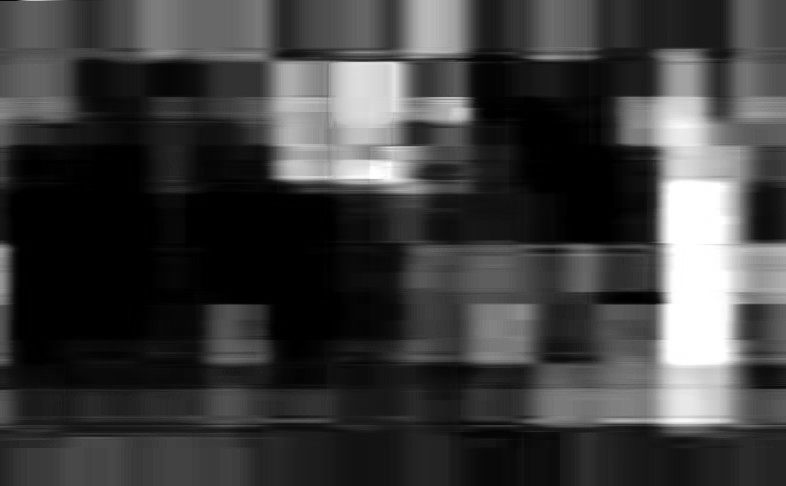
%> input picture MIMT/examples/imdestroyerex2.jpg (made grey), 786 x 486 px, given in place of channel1-10_16b_cropped.tif, which was not available
$ octave two_photon_segmentation_main.m   (GNU Octave 9; MATLAB toolbox functions it lacks are replaced by stand-ins)
%> lines starting %> are read from the running program, lines starting %| are printed output that depends on the picture; in (x1, y1, x2, y2) boxes, pixels count from 0 and x2, y2 are one past the last pixel; in counts of white or black regions, pixels touching at a corner belong together; the program's own positions count from 1; pictures that were not available may be replaced by others from this repository, and a replacement may not be noted
### TIFF2MAT.m
function dat=TIFF2MAT(tiffname)
%% Convert tiff image into matrix
% author: Jiarui Yang
% 02/21/20

% return tiff structure, one element per image
tiff_info = imfinfo(tiffname);
% read in first image in stack
dat = imread(tiffname, 1) ;
%concatenate each successive tiff to tiff_stack
for ii = 2 : size(tiff_info, 1)
    temp_tiff = imread(tiffname, ii);
    dat = cat(3 , dat, temp_tiff);
end
end

### vasculature/two_photon_segmentation_main.m
%% Main script for segmenting 2PM images
% Author: Mack Hyman
% Email: mhyman@bu.edu
% Date Created: May 15, 2023
%
% Detailed Description
%{
This script performs the following:
- segment the original volume
- apply a mask to the segmentation
%}
clear; clc; close all;

%% Add top-level directory of code repository to path
% This allows Matlab to find the functions in the project folders

% Start in current directory
mydir  = pwd;
% Find indices of slashes separating directories
if ispc
    idcs = strfind(mydir,'\');
elseif isunix
    idcs = strfind(mydir,'/');
end
% Truncate path to reach top-level directory (psoct_vessel_graphing)
topdir = mydir(1:idcs(end));
addpath(genpath(topdir));

%% Import volume (.TIF or .BTF) & convert to MAT

% Check if running on local machine for debugging or on SCC for processing
if ispc
    %%% Local machine
    dpath = ['C:\Users\mack\Documents\BU\Boas_Lab\psoct_data_and_figures\'...
        'test_data\BA4445_samples_16T'];
    % Subject IDs
    subid = {'\BA4445_I38_2PM'};
    subdir = '\aip\';
    % Number of slices to parse
    slices = [10];
    % Filename to parse (this is test data)
    fname = 'channel1';
    % filename extension
    ext = '.tif';
elseif isunix
    %%% Computing cluster (SCC)
    % Path to top-level directory
    dpath = '/projectnb/npbssmic/ns/Ann_Mckee_samples_10T/';
    % Subject IDs
%     subid = {'AD_10382_2P', 'AD_20832_2P', 'AD_20969_2P', 'AD_21354_2P', 'AD_21424_2P',...
%              'CTE_6489_2P', 'CTE_6912_2P', 'CTE_7019_2P', 'CTE_8572_2P', 'CTE_7126_2P',...
%              'NC_21499_2P', 'NC_6047_2P', 'NC_6839_2P', 'NC_6974_2P', 'NC_7597_2P',...
%              'NC_8095_2P', 'NC_8653_2P'};
    subid = {'AD_10382_2P', 'AD_20832_2P'};
    subdir = '/aip/';
    % Filename to parse (this will be the same for each subject)
    fname = 'channel1';
    % filename extension
    ext = '.tif';
end

%% Initializatoin
%%% Post-processing parameters
% Minimum number of voxels to classify as segment
% A segment with < "min_conn" voxels will be removed
min_conn = 30;

% Length of line in the structuring element (strel) for expanding lines
line_len = 3;

% Disk radius
dr = 3;

%%% Preliminary file paths
meth = {'Sobel', 'Prewitt', 'Roberts', 'log', 'zerocross', 'Canny'};
% Define filename for slice
slice_fname = 'channel1-10_16b_cropped';
% Define entire filepath
subpath = 'C:\Users\mack\Documents\BU\Boas_Lab\psoct_data_and_figures\test_data\BA4445_samples_16T\BA4445_I38_2PM\aip\';
% Filepath for input .TIF
input = fullfile(subpath, strcat(slice_fname,'.tif'));
% Convert .tif to .MAT
im = imread(input);
%> im is the input picture: size 486x786 uint8; min 0, max 255, mean 61.5
slice = TIFF2MAT(input);
% sub-directory for filtered outputs
slicepath = fullfile(subpath, strcat('slice_10'));

%% Denoising (Gaussian)
% Sigma for standard deviation of Gaussian filter
sigma = [0.5, 1.5, 2, 2.5, 3, 3.5, 4, 4.5, 5];
% Initialize matrix for storing filtered output
ig = uint16(zeros([size(im), length(sigma)]));
% Iterate over sigmas
for ii = 1:length(sigma)
    ig(:,:,ii) = imgaussfilt(im, sigma(ii), 'FilterDomain','auto');
    figure;
    subplot(1,2,1); imshow(im);
    subplot(1,2,2); imshow(ig(:,:,ii));
    title(strcat('Gaussian \sigma = ', num2str(sigma(ii))))
end
%> this loop made 9 passes
%> pass 1, `imshow(ig(:,:,ii))`:
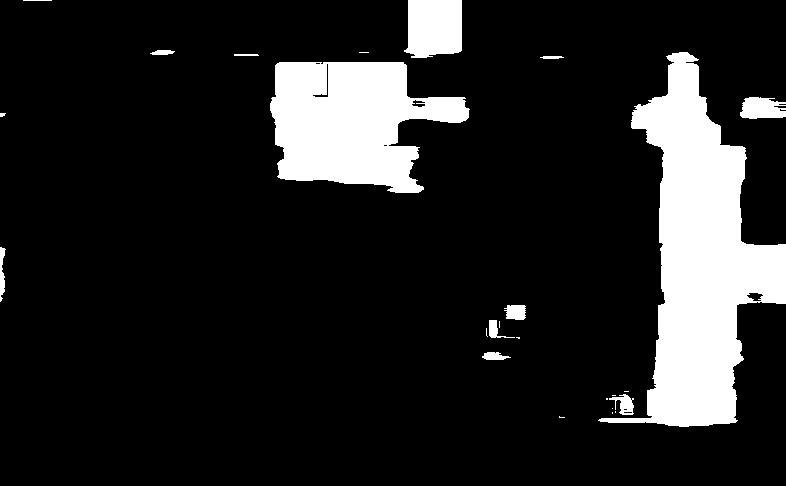
%> displayed picture: size 486x786, on the screen's scale of 0 to 255; values 0 (black) and 1 (white), 13.9% white; 25 white regions (12 under 20 px), largest, box (x1, y1, x2, y2) and area: (598, 52, 786, 427) 30548, (270, 62, 470, 193) 17386, (404, 0, 462, 58) 2989
%> pass 2, `imshow(ig(:,:,ii))`:
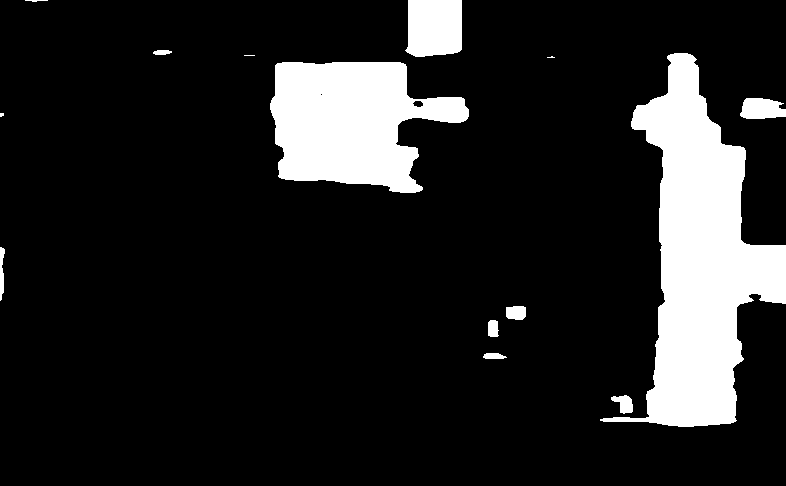
%> displayed picture: size 486x786, on the screen's scale of 0 to 255; values 0 (black) and 1 (white), 13.8% white; 14 white regions (3 under 20 px), largest, box (x1, y1, x2, y2) and area: (600, 53, 786, 427) 30562, (270, 62, 469, 193) 17381, (405, 0, 462, 57) 2975

%% Denoising (Wavelet)
% [10 lines of commented-out code are left out]
%% Frequency filters (LPF, HPF)
% [72 lines of commented-out code are left out]


%% Iterate through edge detection filters
% [15 lines of commented-out code are left out]
%% Frangi 2P Segmentation (Mathworks fibermetric)
% [51 lines of commented-out code are left out]

%% Frangi 2P Segmentation (custom scripts)

%%% 2P microscopy voxel will always be [5, 5] micron
vox_dim = [2,2];

%%% Std. Dev. for gaussian filter (range)
% The value of sigma corresponds to the smallest resolvable radius of the
% vessels. If sigma equals 1, then the smallest resolvable vessel will be
% 1*voxel. For 2PM, the smallest resolvable vessel has a radius = 5um
sigma = [1, 3];

%%% Minimum number of voxels to classify as segment
% A segment with < "min_conn" voxels will be removed
min_conn = 30;

%%% Lenght of line in the structuring element (strel) for expanding lines
line_len = 3;

%%% Boolean for converting segment to graph (0 = don't convert, 1 = convert)
graph_boolean = 0;

%%% Segment each slice for each subject
for ii = 1:length(subid)
%> (the run ends here)
